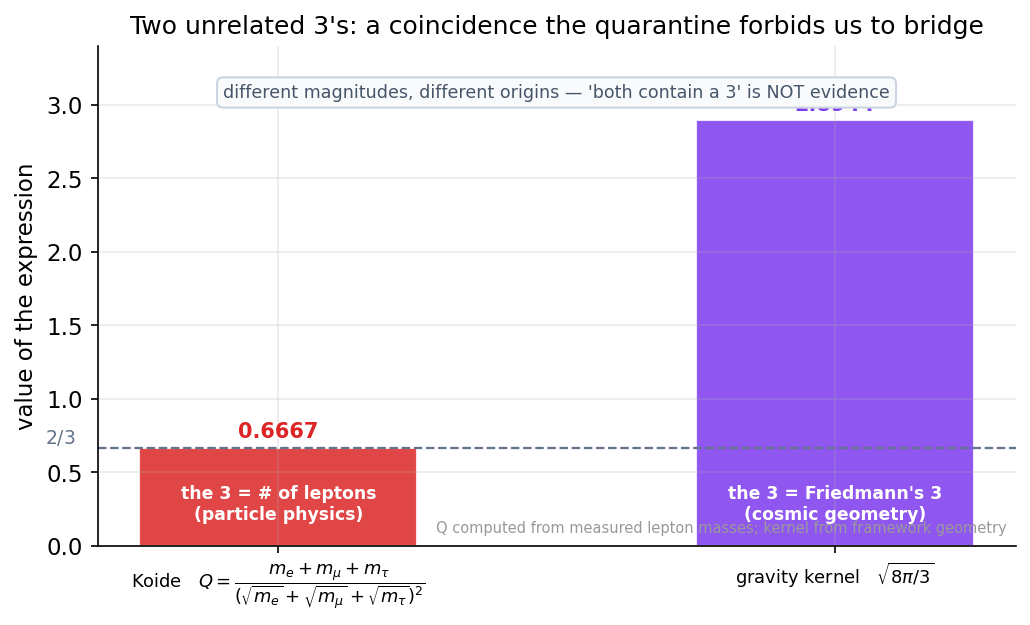

Write the Python code that produced this figure.
import numpy as np, matplotlib
matplotlib.use("Agg")
import matplotlib.pyplot as plt
plt.rcParams.update({"figure.dpi":150,"savefig.dpi":150,"font.size":11,
    "axes.grid":True,"grid.alpha":0.25,"axes.spines.top":False,"axes.spines.right":False,
    "axes.titlesize":12,"figure.facecolor":"white","axes.facecolor":"white"})
C_FW="#7c3aed"; C_NEWTON="#64748b"; C_MOND="#0891b2"; C_DATA="#dc2626"
fig, ax = plt.subplots(figsize=(7,4.3))

# Koide Q computed from measured charged-lepton masses (MeV), as a CHECK of the chapter's 2/3.
me, mmu, mtau = 0.51099895, 105.6583755, 1776.86   # MeV (measured constants)
Q = (me+mmu+mtau)/((np.sqrt(me)+np.sqrt(mmu)+np.sqrt(mtau))**2)

# Two distinct '3's the chapter warns are NOT linked.
labels = ["Koide   $Q=\\dfrac{m_e+m_\\mu+m_\\tau}{(\\sqrt{m_e}+\\sqrt{m_\\mu}+\\sqrt{m_\\tau})^2}$",
          "gravity kernel   $\\sqrt{8\\pi/3}$"]
vals = [Q, np.sqrt(8*np.pi/3)]
colors = [C_DATA, C_FW]
xpos = [0,1]
bars = ax.bar(xpos, vals, width=0.5, color=colors, alpha=0.85, edgecolor="white")

for x,v in zip(xpos,vals):
    ax.text(x, v+0.07, f"{v:.4f}", ha="center", fontsize=10, fontweight="bold",
            color=colors[x])

# annotate where the '3' lives in each
ax.text(0, 0.18, "the 3 = # of leptons\n(particle physics)", ha="center",
        fontsize=8.3, color="white", fontweight="bold")
ax.text(1, 0.18, "the 3 = Friedmann's 3\n(cosmic geometry)", ha="center",
        fontsize=8.3, color="white", fontweight="bold")

# guide line at 2/3 for Koide
ax.axhline(2/3, color=C_NEWTON, ls="--", lw=1.1)
ax.text(-0.42, 2/3+0.03, "$2/3$", fontsize=9, color=C_NEWTON)

ax.set_xticks(xpos)
ax.set_xticklabels(labels, fontsize=8.6)
ax.set_ylabel("value of the expression")
ax.set_ylim(0, 3.4)
ax.set_title("Two unrelated 3's: a coincidence the quarantine forbids us to bridge")

ax.text(0.5, 3.05, "different magnitudes, different origins — 'both contain a 3' is NOT evidence",
        ha="center", fontsize=8.4, color="#475569",
        bbox=dict(boxstyle="round,pad=0.35", fc="#f8fafc", ec="#cbd5e1"))
ax.text(0.99,0.02,"Q computed from measured lepton masses; kernel from framework geometry",
        transform=ax.transAxes, ha="right", va="bottom", fontsize=7.0, color="#999999")
fig.tight_layout(); fig.savefig("ch27_koide_two_threes.png", bbox_inches="tight"); print("ok")
